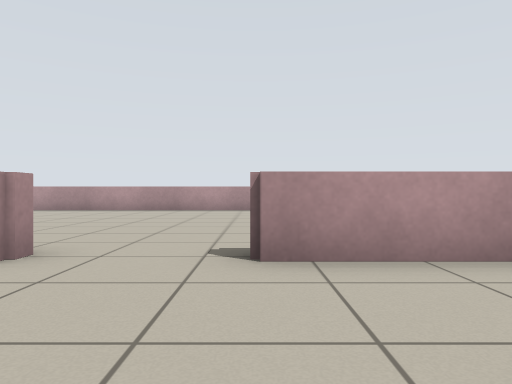
view 1 (above)

13 first-person views from a walk through a Stage world. The camera is 0.62 m above the floor, looks level and sees 70° across. Floor lines are 1 m apart. The floor is counted in squares, 1 m on a side. Each view is taken from the middle of a square. On the plan, view 1 faces up. The plan holds only what a view shows up to about 10 squares ahead; the rest is blank. The robots in the file are not drawn.

view 2
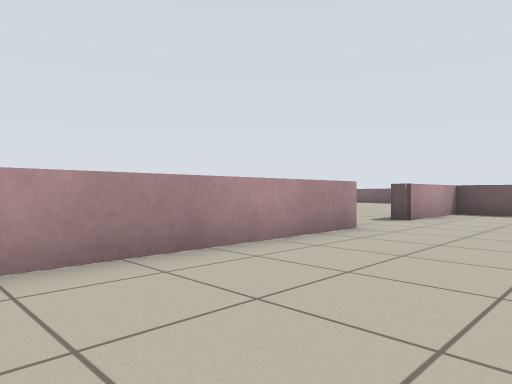

view 3
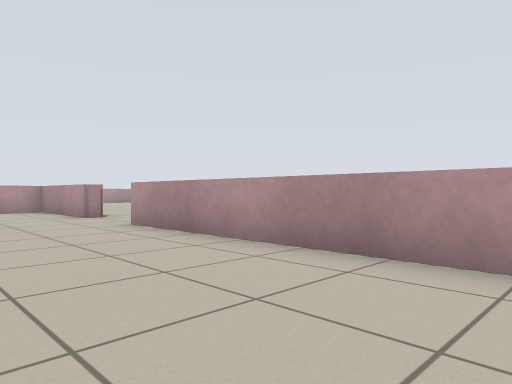

view 4
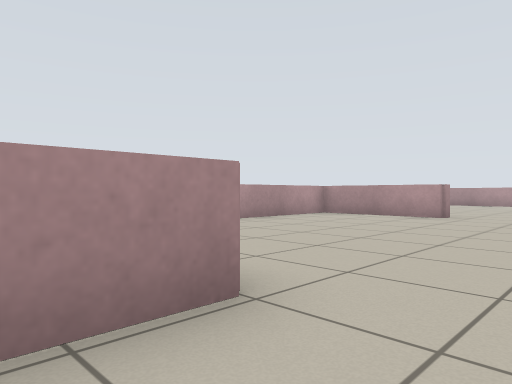

view 5
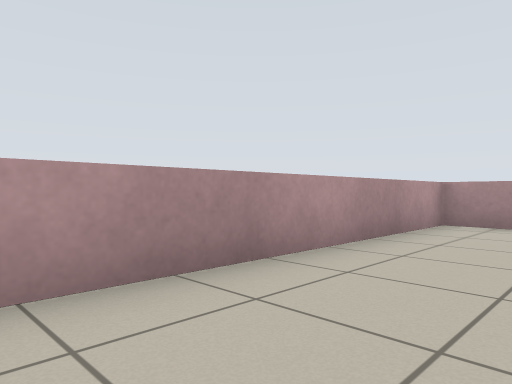

view 6
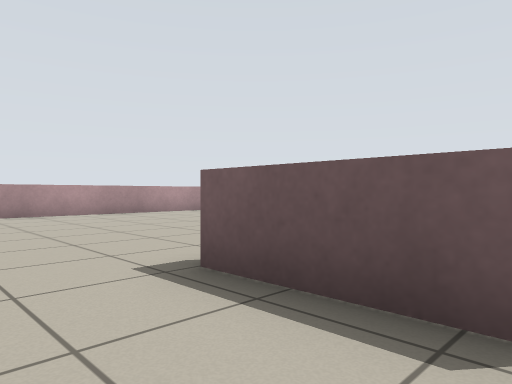

view 7
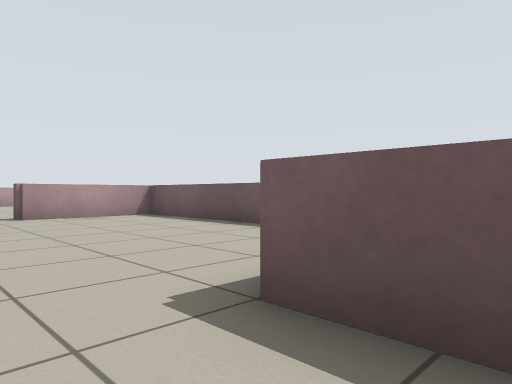

view 8
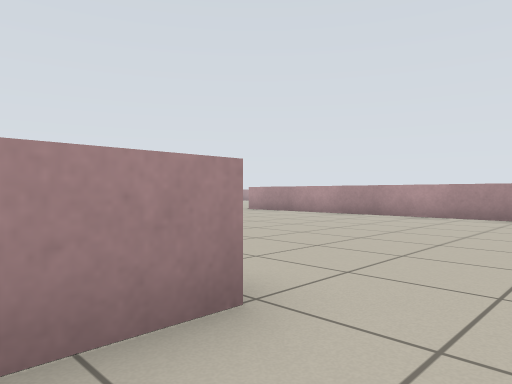

view 9
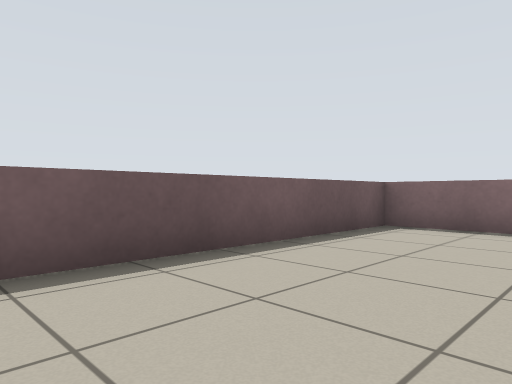

view 10
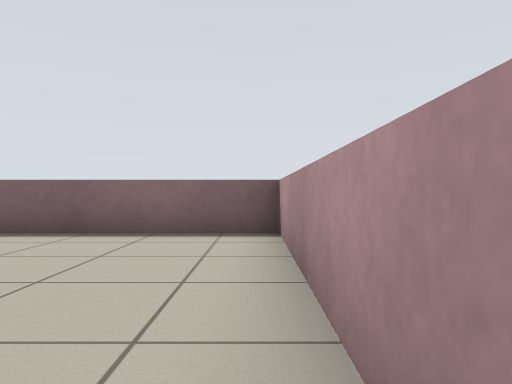

view 11
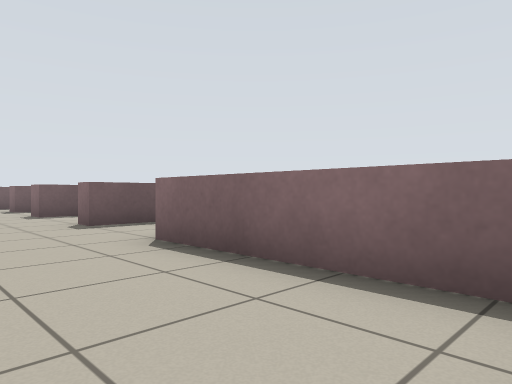

view 12
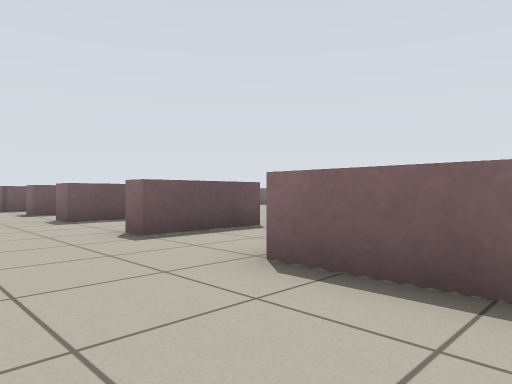

view 13
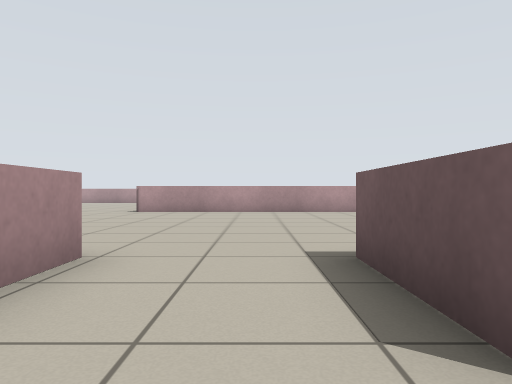

### Floor plan
Points are (right, up) in squares from view 1. A wall is a line through its corners. A room is listed if a view was taken in it or the views show most of it. See-through windows are left out.
Room 1 (views 1, 2, 3, 5, 9, 10, 11, 12)
walls: (-6.1, -4.4) (-5.2, -4.4); (-9.2, -4.4) (-8.6, -4.4); (-3.2, -4.6) (-2.5, -4.6); (-2.1, 3.2) (-10.6, 3.2); (-12.9, 3.2) (-16.4, 3.2) (-16.4, -4.4) (-11.6, -4.4); (1.1, -4.4) (3.1, -4.4) (3.1, 3.2) (0, 3.2)
ways out: opening at (-11.5, 3) to room 2; opening at (-10.5, -5.5) to room 2; opening at (-7.5, -5.5) to room 2; opening at (-4.5, -5.5) to room 2; opening at (-1.5, -5.5) to room 2; opening at (-1.5, 3) to room 2
Room 2 (views 4, 6, 7, 8, 13)
walls: (-6.1, -6.8) (-6.1, -4.4); (-8.6, -4.4) (-8.6, -5.8); (-9.2, -7) (-9.2, -4.4); (-3.2, -5.2) (-3.2, -4.6); (-2.5, -4.6) (-2.5, -5.8); (-11.6, -4.4) (-11.6, -5.8); (-0.5, -5.8) (-0.5, -4.5); (-12.9, 3.8) (-12.9, 3.2); (0, 3.2) (0, 3.8)
ways out: opening at (-11.5, 3) to room 1; opening at (-10.5, -5.5) to room 1; opening at (-7.5, -5.5) to room 1; opening at (-4.5, -5.5) to room 1; opening at (-1.5, -5.5) to room 1; opening at (-1.5, 3) to room 1

Positions as (right, up) in squares from view 1, and headings:
1: (0, 0), facing up
2: (-8, 0), facing up-right
3: (-4, 0), facing up-left
4: (-10, -6), facing up-left
5: (-14, -4), facing up-left
6: (-11, -7), facing up-right
7: (-2, -6), facing up-right
8: (-1, -6), facing up-left
9: (0, 2), facing down-right
10: (-16, 1), facing down
11: (-16, -2), facing down-right
12: (-14, -2), facing down-right
13: (-7, -8), facing up
